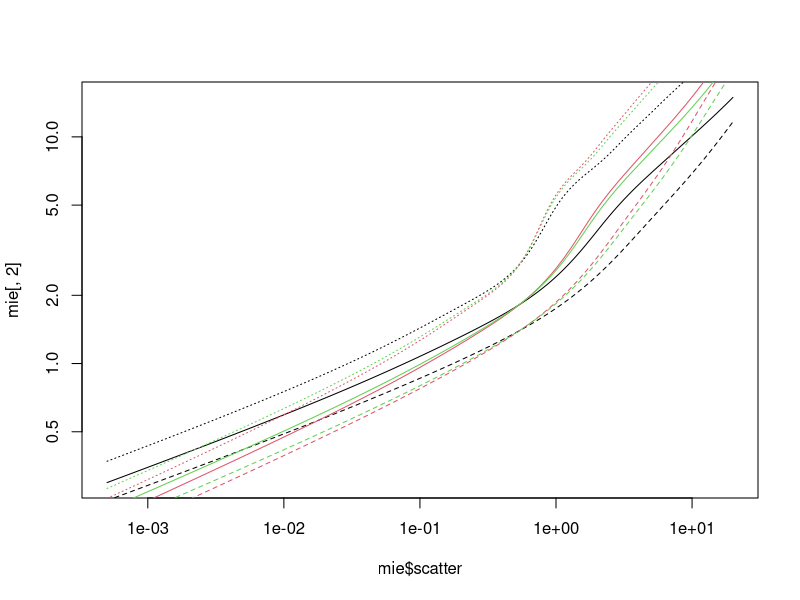
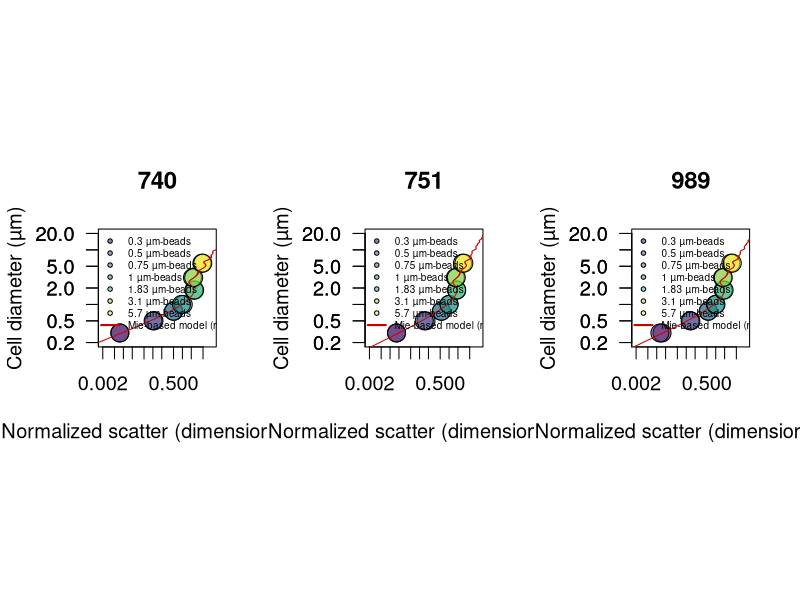

Reproduce these figures in R, in order.
library(scales)
library(viridis)
path.to.git.repository <- "~/Documents/Codes/mie-theory"
setwd(path.to.git.repository)

#############################
### scatter normalization ###
#############################

beads740 <- read.csv("740-summary.csv")
beads740$fsc <- 10^((beads740$fsc.corr.high/2^16)*3.5)
id.740 <- which(beads740$size == 1) # find 1 micron beads
beads740$normalized.fsc <- beads740$fsc/mean(beads740[id.740,'fsc'])
beads740 <- beads740[order(beads740$size),]

beads989<- read.csv("989-summary.csv")
beads989$fsc <- 10^((beads989$fsc.corr.high/2^16)*3.5)
id.989 <- which(beads989$size == 1) # find 1 micron beads
beads989$normalized.fsc <- beads989$fsc/mean(beads989[id.989,'fsc'])
beads989 <- beads989[order(beads989$size),]

beads751 <- read.csv("751-summary.csv")
beads751$fsc <- 10^((beads751$fsc.corr.high/2^16)*3.5)
id.751<- which(beads751$size == 1) # find 1 micron beads
beads751$normalized.fsc <- beads751 $fsc/mean(beads751 [id.751,'fsc'])
beads751 <- beads751[order(beads751$size),]


####################
### OPTIMIZATION ###
####################
library(DEoptim)

# Mie theory fitting
# n for phyto = 1.35- 1.41 # see Lehmuskero et al. Progr Oceanogr 2018
#mie2 <- t(read.csv("meidata-1010.csv" ,header=F)) # low
mie2 <- t(read.csv("meidata-1017.csv", header=F)) # low
mie1 <- t(read.csv("meidata-1032.csv", header=F)) # fit
mie3 <- t(read.csv("meidata-1055.csv", header=F)) # high
mie4 <- t(read.csv("meidata-beads.csv", header=F)) # particle of 1 µm, index of refraction of 1.6033

# optimization routine
sigma.lsq <- function(mie, beads, params){

     c <- params[1]
     b <- params[2]
     id <- findInterval(beads$size, mie[,1])
     scatt <- (mie[id,2]/c)^b
     df <- data.frame(obs=beads$normalized.fsc, pred=scatt)
     sigma <- mean(((df$obs - df$pred)/df$obs)^2,na.rm=T)
  return(sigma)
  }



######################################################
#### compare MIE prediction with calibration beads ###
######################################################
png("Mie-beads-scatter.png",width=12, height=6, unit='in', res=400)

par(mfrow=c(1,3), pty='s', cex=1.2)

for(inst in c(740,751,989)){

# inst <- 989

### Optimization

if(inst == 740) beads <- beads740
if(inst == 751) beads <- beads751
if(inst == 989) beads <- beads989

#beads1 <- subset(beads,  size > 0.3) # run to test optimzation across range of particle size, except 0.3 microns beads not properly analyzed.

f <- function(params) sigma.lsq(mie=mie4, beads=beads, params)
res <- DEoptim(f, lower=c(0,0), upper=c(10000,2), control=DEoptim.control(itermax=1000, reltol=1e-8,trace=100, steptol=100, strategy=2, parallelType=0))
print(res$optim$bestval)
params <- res$optim$bestmem # optimized 'c' and 'b' values
print(params)


### CREATE LOOKUP TABLE
#d <- 0.220; e <- 1 # LINEAR Shalapyonok et al. 2001; 0.220 (Li et al. 1992, Veldhuis et al. 2004, and more studies agreed with 220 fg C um-3)
#d <- 0.54; e <- 0.85 # EXPO Roy, S., Sathyendranath, S. & Platt, T. Size-partitioned phytoplankton carbon and carbon-to-chlorophyll ratio from ocean colour by an absorption-based bio-optical algorithm. Remote Sens. Environ. 194, 177–189 (2017).
#d <- 0.216; e <- 0.939 # ALL Protists EXPO Roy, 1. Menden-Deuer, S. & Lessard, E. J. Carbon to volume relationships for dinoflagellates, diatoms, and other protist plankton. Limnol. Oceanogr. 45, 569–579 (2000).
d <- 0.261; e <- 0.860 # < 3000 µm3 EXPO Roy, 1. Menden-Deuer, S. & Lessard, E. J. Carbon to volume relationships for dinoflagellates, diatoms, and other protist plankton. Limnol. Oceanogr. 45, 569–579 (2000).

max.scatter <- 20
min.scatter <- 0.0005

b <- params[2]
c <- params[1]

spar <- 0.99
smooth.mie1 <- smooth.spline(log10((mie1[,2]/c)^b), log10(mie1[,1]), spar=spar)
smooth.mie2 <- smooth.spline(log10((mie2[,2]/c)^b), log10(mie2[,1]), spar=spar)
smooth.mie3 <- smooth.spline(log10((mie3[,2]/c)^b), log10(mie3[,1]), spar=spar)
smooth.mie4 <- smooth.spline(log10((mie1[,2]/c)^b), log10(d*(4/3*pi*(0.5*mie1[,1])^3)^e), spar=spar)
smooth.mie5 <- smooth.spline(log10((mie2[,2]/c)^b), log10(d*(4/3*pi*(0.5*mie2[,1])^3)^e), spar=spar)
smooth.mie6 <- smooth.spline(log10((mie3[,2]/c)^b), log10(d*(4/3*pi*(0.5*mie3[,1])^3)^e), spar=spar)

# Change resolution
scatter <- 10^(seq(log10(min(mie2[,2]/c)), log10(max(mie3[,2]/c)),length.out=10000))
s1 <- approx(10^smooth.mie1$x, 10^smooth.mie1$y, xout=scatter)
s2 <- approx(10^smooth.mie2$x, 10^smooth.mie2$y, xout=scatter)
s3 <- approx(10^smooth.mie3$x, 10^smooth.mie3$y, xout=scatter)
s4 <- approx(10^smooth.mie4$x, 10^smooth.mie4$y, xout=scatter)
s5 <- approx(10^smooth.mie5$x, 10^smooth.mie5$y, xout=scatter)
s6 <- approx(10^smooth.mie6$x, 10^smooth.mie6$y, xout=scatter)

print(mean(s2$y, na.rm=T))

if(inst == 740){mie_740 <- data.frame(cbind(scatter=s1$x,
                                            diam_740_mid=s1$y,diam_740_upr=s2$y,diam_740_lwr = s3$y,
                                            Qc_740_mid=s4$y, Qc_740_upr=s5$y, Qc_740_lwr=s6$y))
                mie_740 <- subset(mie_740, scatter >= min.scatter & scatter <= max.scatter)}

if(inst == 751){mie_751 <- data.frame(cbind(scatter=s1$x,
                                            diam_751_mid=s1$y,diam_751_upr=s2$y,diam_751_lwr = s3$y,
                                            Qc_751_mid=s4$y, Qc_751_upr=s5$y, Qc_751_lwr=s6$y))
                mie_751 <- subset(mie_751, scatter >= min.scatter & scatter <= max.scatter)}

if(inst == 989){mie_989 <- data.frame(cbind(scatter=s1$x,
                                            diam_989_mid=s1$y,diam_989_upr=s2$y,diam_989_lwr = s3$y,
                                            Qc_989_mid=s4$y, Qc_989_upr=s5$y, Qc_989_lwr=s6$y))
                mie_989 <- subset(mie_989, scatter >= min.scatter & scatter <= max.scatter)}

plot(beads$normalized.fsc, beads$size,log='xy', xaxt='n',xlim=c(0.002,10), ylim=c(0.2,20), bg=alpha(viridis(nrow(beads)),0.5),cex=2, pch=21, xlab="Normalized scatter (dimensionless)", ylab="Cell diameter (µm)", las=1, main=paste(inst))
axis(1, at=c(0.002,0.005,0.01,0.02,0.05,0.1,0.2,0.5,1,2,5))
axis(2, at=c(0.1,0.2,0.5,1,2,5,10,20),las=1)
lines((mie4[,2]/c)^b, mie4[,1], col='red3')
legend("topleft",cex=0.5, legend=c(paste(unique(beads$size), 'µm-beads'), "Mie-based model (n = 1.603)"), bty='n', pch=c(rep(21,nrow(beads)/2), NA), lwd=c(rep(NA,nrow(beads)/2), 2),col=c(rep(1,nrow(beads)/2),'red3'), pt.bg=alpha(c(viridis(nrow(beads)/2), 'red3'),0.5))

}

dev.off()


mie <- data.frame(cbind(mie_740[-1,], mie_751[,-1], mie_989[,-1]))
summary(mie)

par(mfrow=c(1,1))
plot(mie$scatter, mie[,2], log="xy", type="l")
  lines(mie$scatter, mie[,3], lty=3)
  lines(mie$scatter, mie[,4], lty=2)
lines(mie$scatter, mie[,8], col=2)
  lines(mie$scatter, mie[,9], col=2, lty=3)
  lines(mie$scatter, mie[,10], col=2, lty=2)
lines(mie$scatter, mie[,14], col=3)
  lines(mie$scatter, mie[,15], col=3, lty=3)
  lines(mie$scatter, mie[,16], col=3, lty=2)

write.csv(mie, "calibrated-mie.csv", row.names=F, quote=F)
